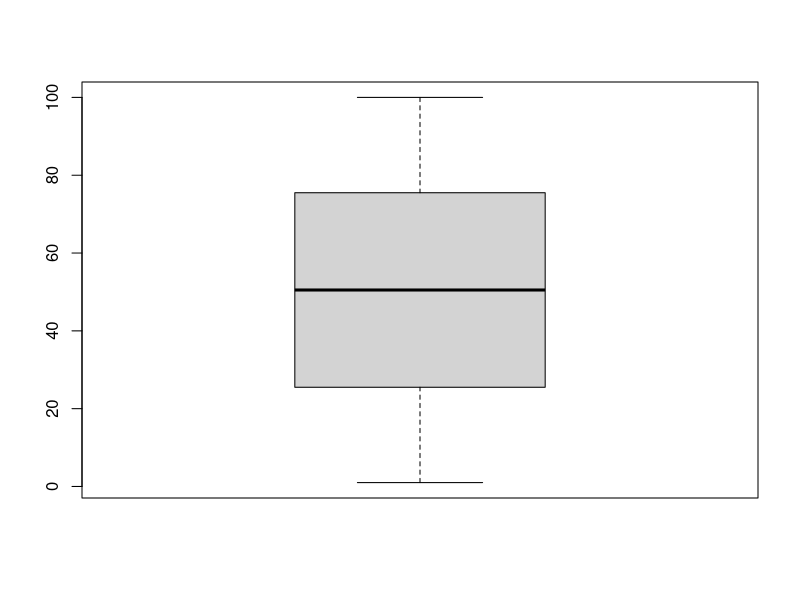
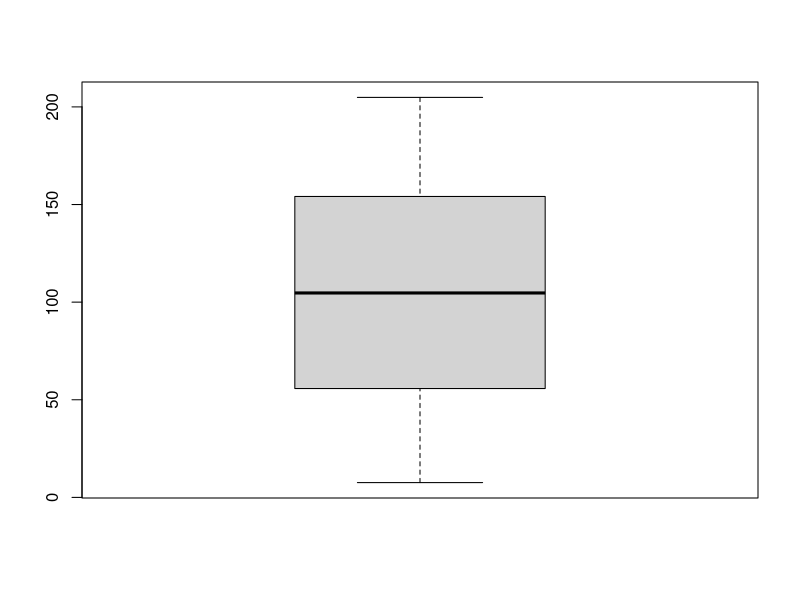
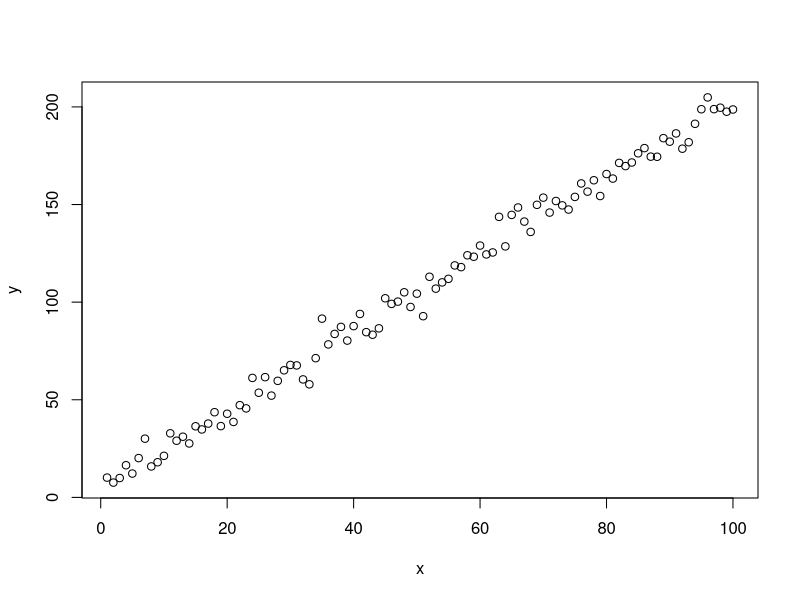
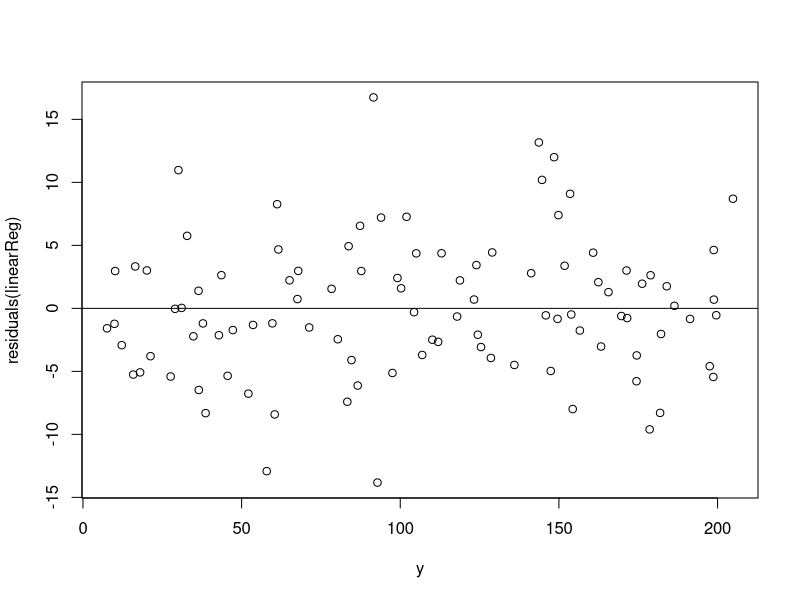

Write R code to recreate these figures, in order.
# let's build a linear model and find its residuals

# build x, y data first
x <- 1:100
x
boxplot(x)

y <- 5 + 2 * x + rnorm(100) * 5 # add noise rnorm(100)

boxplot(y)

plot(x, y) # a little bit noisy

# linear model
linearReg <- lm(y ~ x)
residuals(linearReg)

# plot y vs residuals in this case
plot(y, residuals(linearReg))
abline(h = 0)

# we can see that fairly 'normally' distributed below and above the line 

# THANK YOU !